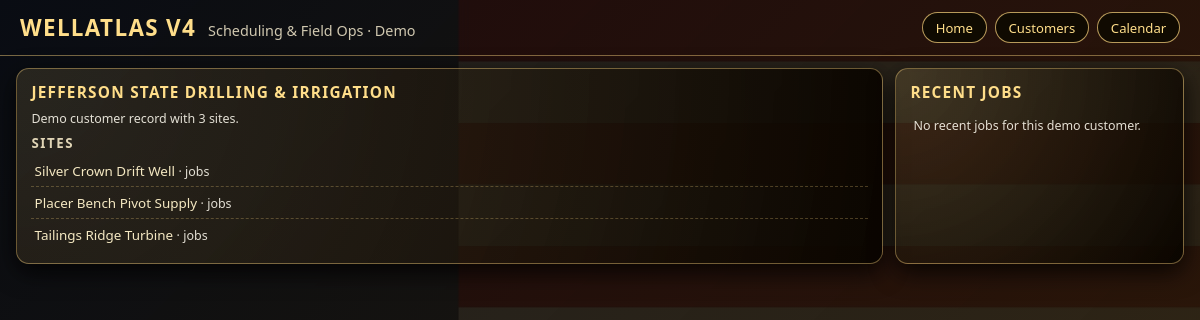
Screenshot of /customer/1 with the database file from the repository.
### tables this page shows
CREATE TABLE customers (
    id INTEGER PRIMARY KEY AUTOINCREMENT,
    name TEXT NOT NULL
);

CREATE TABLE sites (
    id INTEGER PRIMARY KEY AUTOINCREMENT,
    customer_id INTEGER NOT NULL,
    name TEXT NOT NULL,
    latitude REAL,
    longitude REAL,
    well_depth INTEGER,
    casing_diameter REAL,
    static_level REAL,
    pump_info TEXT,
    electrical_service TEXT,
    notes TEXT,
    FOREIGN KEY(customer_id) REFERENCES customers(id)
);

### app.py (the view)
@app.route("/customer/<int:id>")
def customer_detail(id):
    conn = get_db()
    cur = conn.cursor()
    cur.execute("SELECT * FROM customers WHERE id = ?", (id,))
    customer = cur.fetchone()
    cur.execute("SELECT * FROM sites WHERE customer_id = ?", (id,))
    sites = cur.fetchall()
    return render_template("customer_detail.html", customer=customer, sites=sites)

### app.py (called while the page is built)
def get_db():
    conn = sqlite3.connect(DATABASE)
    conn.row_factory = sqlite3.Row
    return conn

### templates/customer_detail.html
{% extends "base.html" %}
{% block content %}
<section class="card">
  <div class="card-header">
    <div class="card-title">{{ customer['name'] }}</div>
  </div>
  <div class="small">Demo customer record with {{ sites|length }} sites.</div>
  <h3 class="section-title">Sites</h3>
  <ul class="list">
    {% for s in sites %}
    <li class="list-item">
      <a href="{{ url_for('site_detail', site_id=s['id']) }}">{{ s['name'] }}</a>
      <span class="small"> · {{ s['job_count'] }} jobs</span>
    </li>
    {% endfor %}
  </ul>
</section>
<section class="card">
  <div class="card-header">
    <div class="card-title">Recent Jobs</div>
  </div>
  <ul class="list">
    {% for j in jobs %}
    <li class="list-item">
      <span class="division-pill division-{{ j['division_class'] }}">
        {{ j['division'] }} {{ j['job_number'] }}
      </span>
      &nbsp;{{ j['site_name'] }}
      <span class="status-pill status-{{ j['status_class'] }}" style="margin-left:0.3rem;">
        {{ j['status'] }}{% if j['has_attachments'] %} 📎{% endif %}
      </span>
    </li>
    {% else %}
    <li class="list-item small">No recent jobs for this demo customer.</li>
    {% endfor %}
  </ul>
</section>
{% endblock %}

### static/styles.css (style rules this page uses)
body { margin: 0; font-family: system-ui, -apple-system, BlinkMacSystemFont, "Segoe UI", sans-serif; color: #f8f5e9; background: #000; background-image: url('/static/wallpaper.jpg'); background-size: cover; background-attachment: fixed; background-position: center; }
.card { background: radial-gradient(circle at top left, rgba(255,215,128,0.12), rgba(10,5,0,0.97)); border-radius: 0.8rem; border: 1px solid rgba(255,215,128,0.4); padding: 0.8rem 0.9rem; box-shadow: 0 8px 24px rgba(0,0,0,0.8); }
.card-header { display: flex; justify-content: space-between; align-items: center; margin-bottom: 0.45rem; }
.card-title { font-size: 0.96rem; font-weight: 600; color: #ffde8a; text-transform: uppercase; letter-spacing: 0.08em; }
.section-title { font-size: 0.83rem; text-transform: uppercase; letter-spacing: 0.12em; color: #e0d5b6; margin: 0.4rem 0 0.25rem; }
.list { list-style: none; margin: 0; padding: 0; }
.list-item { padding: 0.4rem 0.2rem; border-bottom: 1px dashed rgba(255,215,128,0.26); font-size: 0.84rem; }
.list-item:last-child { border-bottom: none; }
.small { font-size: 0.78rem; opacity: 0.9; }
a { color: #f4e8c2; text-decoration: none; }

### rows the page displays
customers: name "JEFFERSON STATE DRILLING & IRRIGATION"
sites: name "Silver Crown Drift Well"
sites: name "Placer Bench Pivot Supply"
sites: name "Tailings Ridge Turbine"

### other values shown
{{ sites|length }} "3"
